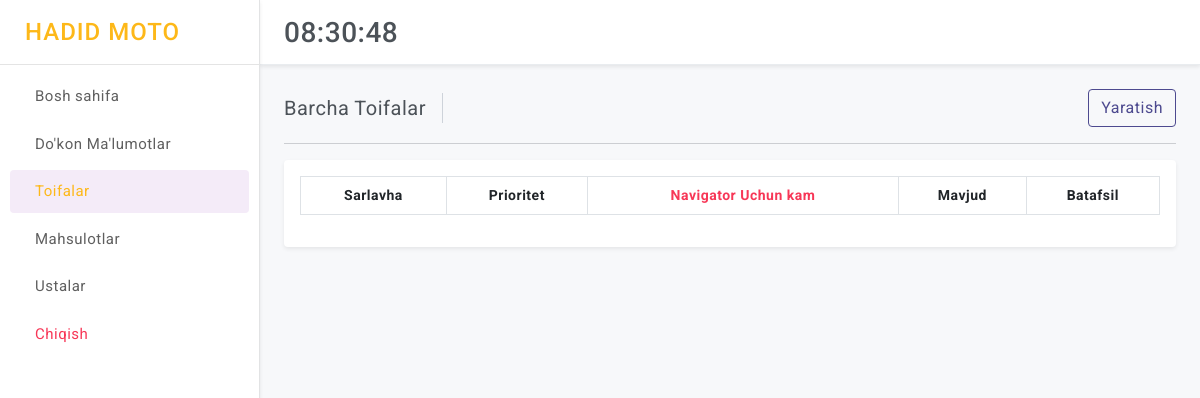
The page /sklad/categories/ (signed in) on the database as committed earlier.
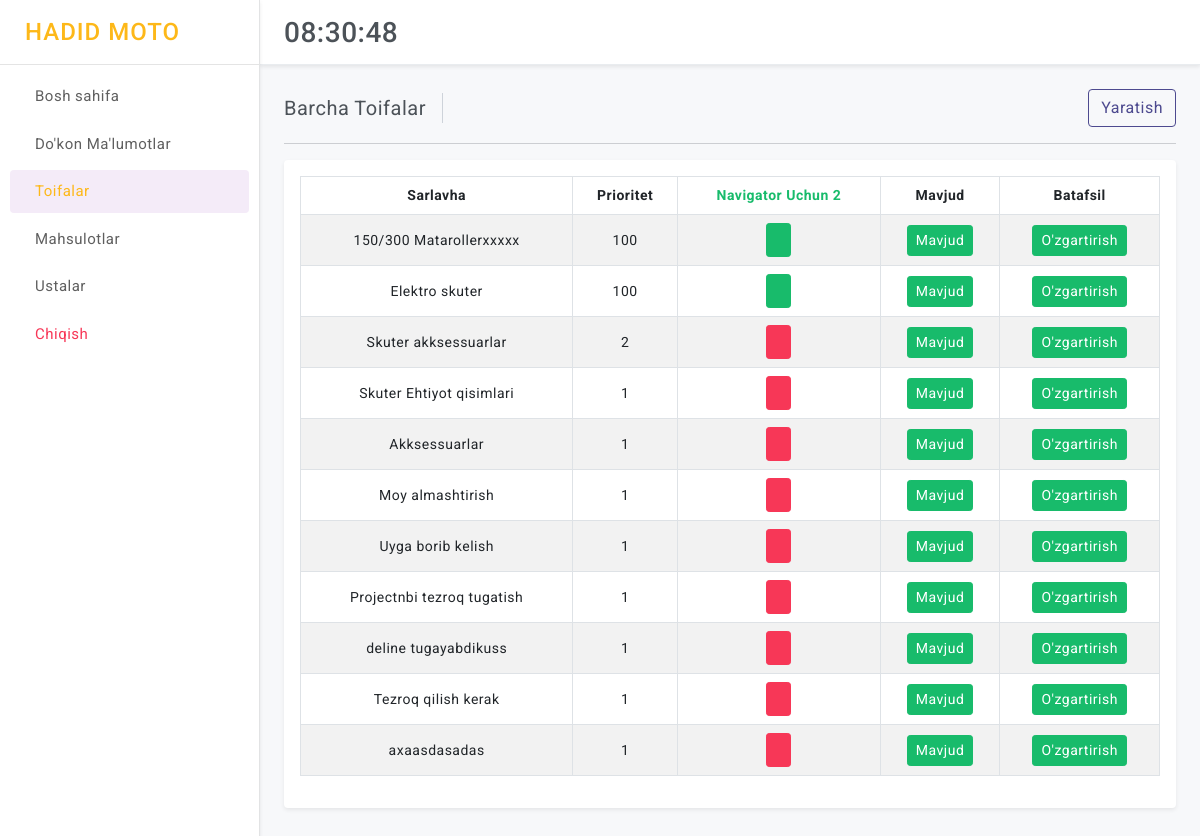
The same page on the database as committed later.
### control/models.py (models this page shows, shortened)
class Category(models.Model):
    title = models.CharField(max_length=250)
    priority = models.IntegerField(default=0)
    slug = models.CharField(max_length=250, default="")
    nav = models.BooleanField(default=False) # False bosa popular emas True bo'lsa popular
    available = models.BooleanField(default=True) # False bosa o'chgan
    is_active = models.BooleanField(default=True) # False bosa bloklangan
    class Meta:
        ordering = ('-priority',)

### control/views.py (the view)
# urls.py: path("categories/", views.control_categories_all, name="control_categories_all"),
@login_required(login_url='login')
def control_categories_all(request):
    categories = Category.objects.filter(available=True)
    nav_categories = Category.objects.filter(available=True, is_active=True)
    navactive = 0
    for i in categories:
        if i.nav == True:
            navactive += 1
    context = {
        "base": base_context(request=request),
        "categories":categories,
        "navactive":navactive
    }
    return render(request, "control/categories/all.html", context)

### control/views.py (called while the page is built)
def base_context(request):
    try:
        code = request.build_absolute_uri().split('?')[1]
    except:
        code = None
    context = {
        "code": code
    }
    return context

### templates/control/categories/all.html (shortened to what this page needs)
{% extends 'control/base.html' %}
{% load static %}
      {% block page_title %}Barcha Toifalar{% endblock page_title %}
      {% block add %}
      <div class="ms-auto d-block">
        <div class="btn-group">
          <a href="{% url 'control_category_add' %}" class="btn btn-outline-primary d-block">Yaratish</a>
        </div>
      </div>
      {% endblock add %}
    {% block content %}
          <div class="card">
              <div class="card-body">
                  <div class="table-responsive">
                      <table id="example" class="table table-striped table-bordered" style="width:100%">
                          <thead>
                              <tr class="text-center">
                                  <th>Sarlavha</th>
                                  <th>Prioritet</th>
                                  {% if navactive == 2 %}
                                    <th class="text-success">Navigator Uchun 2</th>
                                  {% else %}
                                    <th class="text-danger">Navigator Uchun kam</th>
                                  {% endif %}
                                  <th>Mavjud</th>
                                  <th>Batafsil</th>
                              </tr>
                          </thead>
                          <tbody>
                              {% for category in categories %}
                              <tr style="vertical-align: middle; text-align:center">
                                  <td>{{ category.title }}</td>
                                  <td>{{ category.priority }}</td>
                                  {% if category.nav == True %}
                                  <td><a type="disabled" class="btn btn-success btn-sm"></a></td>
                                  {% else %}
                                  <td><a type="disabled" class="btn btn-danger btn-sm"></a></td>
                                  {% endif %}
                                  {% if category.is_active %}
                                  <td><a type="disabled" class="btn btn-success btn-sm"> Mavjud </a></td>
                                  {% else %}
                                  <td><a type="disabled" class="btn btn-danger btn-sm"> Mavjud emas </a></td>
                                  {% endif %}
                                  <td><a href="{% url 'control_category_detail' category.id %}" class="btn btn-success btn-sm"> O'zgartirish </a></td>
                              </tr>
                              {% endfor %}
                          </tbody>
                      </table>
                  </div>
              </div>
          </div>
    {% endblock content %}

Rows that differ between the two databases and show on the page:
added Category: title "150/300 Matarollerxxxxx", priority "100", nav True (drawn), is_active "Mavjud"
added Category: title "Elektro skuter", priority "100", nav True (drawn), is_active "Mavjud"
added Category: title "Skuter akksessuarlar", priority "2", nav False (drawn), is_active "Mavjud"
added Category: title "Skuter Ehtiyot qisimlari", priority "1", nav False (drawn), is_active "Mavjud"
added Category: title "Akksessuarlar", priority "1", nav False (drawn), is_active "Mavjud"
added Category: title "Moy almashtirish", priority "1", nav False (drawn), is_active "Mavjud"
added Category: title "Uyga borib kelish", priority "1", nav False (drawn), is_active "Mavjud"
added Category: title "Projectnbi tezroq tugatish", priority "1", nav False (drawn), is_active "Mavjud"
added Category: title "deline tugayabdikuss", priority "1", nav False (drawn), is_active "Mavjud"
added Category: title "Tezroq qilish kerak", priority "1", nav False (drawn), is_active "Mavjud"
added Category: title "axaasdasadas", priority "1", nav False (drawn), is_active "Mavjud"
Other text that changed with them:
text no longer shown: "Navigator Uchun kam"
text now shown: "Navigator Uchun 2"
